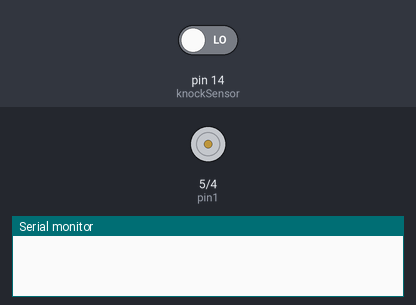
Simulated run of this sketch. Board: Arduino Uno, built with avr-gcc and run on an emulated ATmega328P. Parts: motor-driver pin pairs drawn as motors (green arrow = first pin HIGH = forward, orange = second pin HIGH = backward, longer = more drive), the last lines printed to the serial monitor. The test bench sets the inputs (shaded band); at power-on: pin 14 (knockSensor) LOW.

Above: at 2.8 s.
2.9 s: pin 14 (knockSensor) driven HIGH
At 3.3 s:
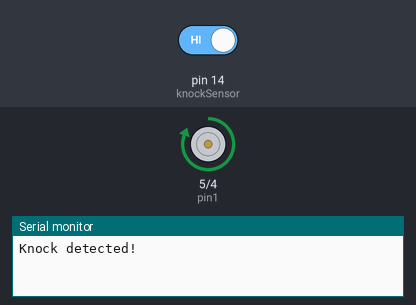
4.5 s: pin 14 (knockSensor) driven LOW
At 6.0 s:
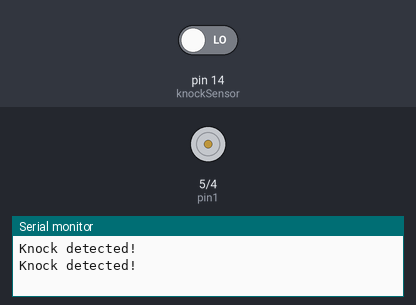
Timing chart, 0 to 7.5 s (numbered marks = the images above; inputs shaded):
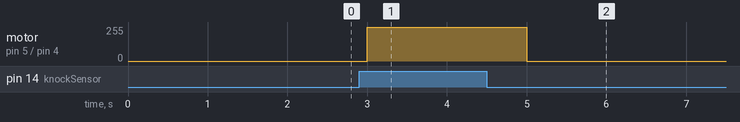

The sketch:

TapModule-Motor.ino
```cpp
const int knockSensor = 14;
int pin1 = 5;
int pin2 = 4;

void setup() {
  Serial.begin(9600);
  pinMode(knockSensor, INPUT);
  pinMode(pin1,OUTPUT);
  pinMode(pin2,OUTPUT);
}

void loop() {
  int sensorValue = digitalRead(knockSensor);

  if (sensorValue == HIGH) {
    Serial.println("Knock detected!");
    digitalWrite(pin1,HIGH);
    digitalWrite(pin2,LOW);
  } else {
    digitalWrite(pin1, LOW);
  }
  delay(1000);
}
```

Measured:
- after the input at 2.9 s, motor on pin 5 (pin1) / pin 4 (pin2): stopped → forward 255/255 after 0.10 s
- after the input at 4.5 s, motor on pin 5 (pin1) / pin 4 (pin2): forward 255/255 → stopped after 0.50 s
